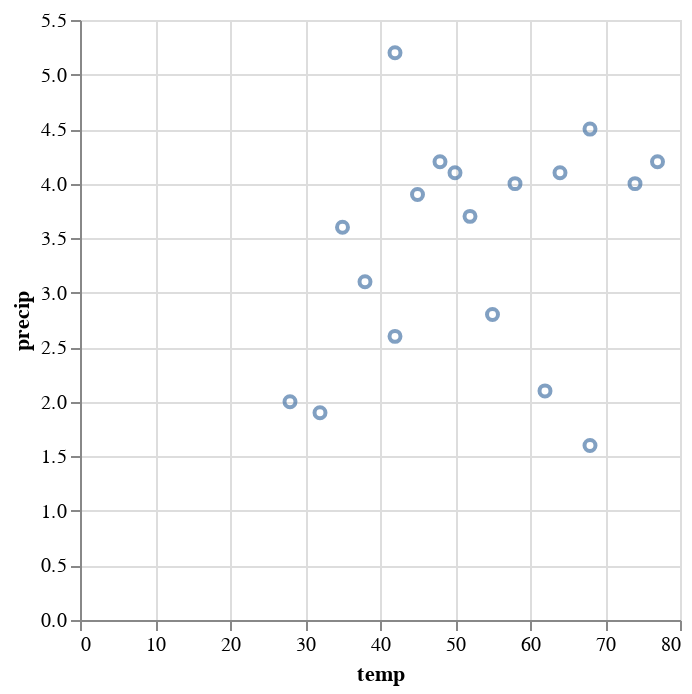

Notebook code for this chart:
### Code cell
alt.Chart(weather).mark_point().encode(
    x='temp',
    y='precip'
)

### Figure 1 — Vega-Lite specification as saved in the notebook (floating-point values rounded to 4 significant figures)
{"config": {"view": {"continuousWidth": 300, "continuousHeight": 300}}, "data": {"name": "data-a0edf122470d64c801b829f5c0e672f9"}, "mark": {"type": "point"}, "encoding": {"x": {"field": "temp", "type": "quantitative"}, "y": {"field": "precip", "type": "quantitative"}}, "$schema": "https://vega.github.io/schema/vega-lite/v5.20.1.json", "datasets": {"data-a0edf122470d64c801b829f5c0e672f9": [{"city": "Seattle", "month": "Jan", "precip": 5.2, "temp": 42}, {"city": "Seattle", "month": "Feb", "precip": 3.9, "temp": 45}, {"city": "Seattle", "month": "Mar", "precip": 4.1, "temp": 50}, {"city": "Seattle", "month": "Apr", "precip": 2.8, "temp": 55}, {"city": "Seattle", "month": "May", "precip": 2.1, "temp": 62}, {"city": "Seattle", "month": "Jun", "precip": 1.6, "temp": 68}, {"city": "New York", "month": "Jan", "precip": 3.6, "temp": 35}, {"city": "New York", "month": "Feb", "precip": 3.1, "temp": 38}, {"city": "New York", "month": "Mar", "precip": 4.2, "temp": 48}, {"city": "New York", "month": "Apr", "precip": 4.0, "temp": 58}, {"city": "New York", "month": "May", "precip": 4.5, "temp": 68}, {"city": "New York", "month": "Jun", "precip": 4.2, "temp": 77}, {"city": "Chicago", "month": "Jan", "precip": 2.0, "temp": 28}, {"city": "Chicago", "month": "Feb", "precip": 1.9, "temp": 32}, {"city": "Chicago", "month": "Mar", "precip": 2.6, "temp": 42}, {"city": "Chicago", "month": "Apr", "precip": 3.7, "temp": 52}, {"city": "Chicago", "month": "May", "precip": 4.1, "temp": 64}, {"city": "Chicago", "month": "Jun", "precip": 4.0, "temp": 74}]}}
